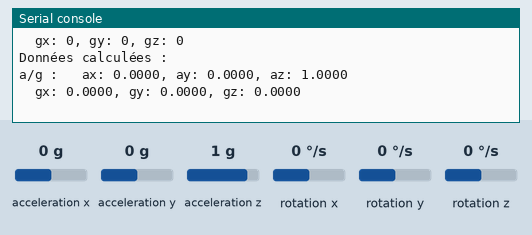
This program was run on a simulated Raspberry Pi Pico running MicroPython. Parts: the last lines printed to the serial console. Inputs (shaded band) come from the test bench; at power-on: acceleration x 0 g, acceleration y 0 g, acceleration z 1 g, rotation x 0 °/s, rotation y 0 °/s, rotation z 0 °/s. Library files of the repository ran but are not shown: mpu6050.py.

Above: at 2.3 s.
2.4 s: acceleration x set to -1.4 g
At 3.7 s:
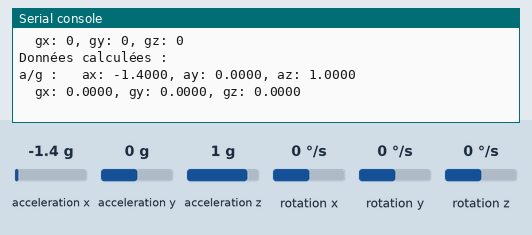
3.9 s: acceleration y set to -1.4 g
At 4.8 s:
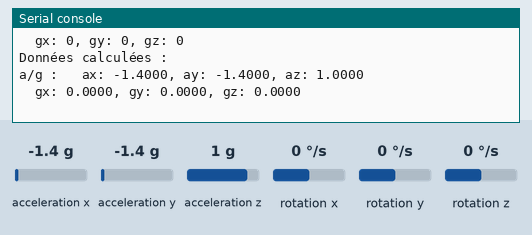
5.4 s: acceleration z set to -1.4 g
At 6.5 s:
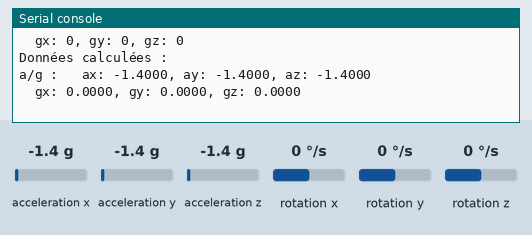
6.9 s: rotation x set to -192 °/s
At 7.9 s:
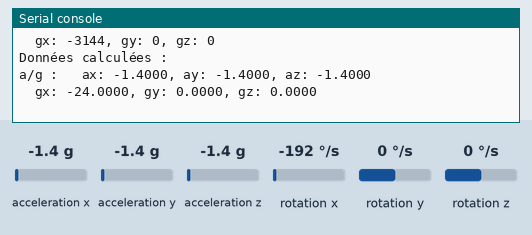
8.4 s: rotation y set to -192 °/s
At 9.9 s:
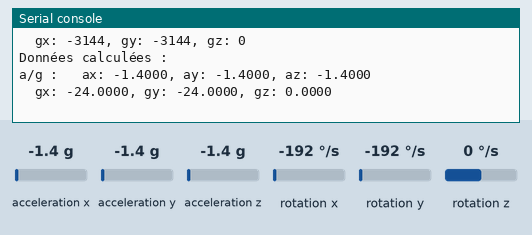
Timing chart, 0 to 10.9 s (numbered marks = the images above; inputs shaded):
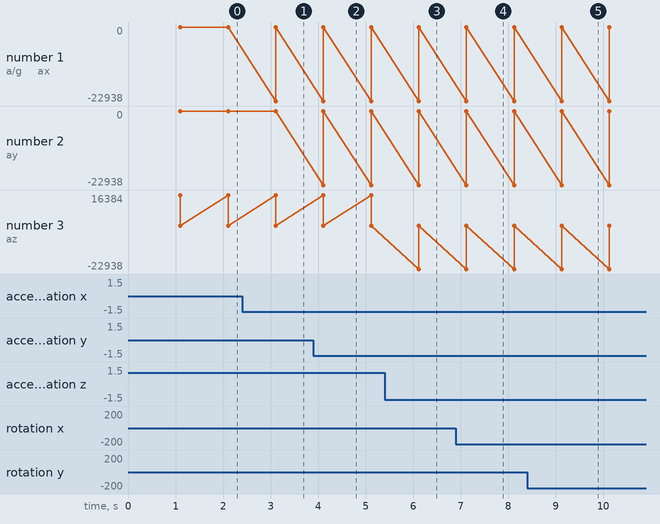

Measured:
- after the input at 2.4 s, the serial console: prints a new line after 0.71 s (image 1)
- after the input at 3.9 s, the serial console: prints a new line after 0.21 s (image 2)
- after the input at 5.4 s, the serial console: prints a new line after 0.72 s (image 3)
- after the input at 6.9 s, the serial console: prints a new line after 0.22 s (image 4)
- after the input at 8.4 s, the serial console: prints a new line after 0.73 s (image 5)
- plotted number 1: 0 → -1.4 after the input at 2.4 s

The program:

mpu6050_sensor.py
```python
from mpu6050 import MPU6050
import time

G = 9.8
mpu = MPU6050(1, 15, 14)  # bus(1), SCL(GP15), SDA(GP14)
mpu.MPU_Init()  # Initialiser le MPU6050
time.sleep(1)  # Attente pour que le MPU6050 soit stable

if __name__ == "__main__":
    try:
        while True:
            accel = mpu.MPU_Get_Accelerometer()  # Obtenir les valeurs d'accélération
            gyro = mpu.MPU_Get_Gyroscope()  # Obtenir les valeurs du gyroscope
            print("Données brutes : ")
            print("a/g : \tax: %d, ay: %d, az: %d\n\tgx: %d, gy: %d, gz: %d"
                  % (accel[0], accel[1], accel[2], gyro[0], gyro[1], gyro[2]))
            print("Données calculées : ")
            print("a/g : \tax: %0.4f, ay: %0.4f, az: %0.4f\n\tgx: %0.4f, gy: %0.4f, gz: %0.4f\n"
                  % (accel[0] / 16384, accel[1] / 16384, accel[2] / 16384, gyro[0] / 131, gyro[1] / 131, gyro[2] / 131))
            time.sleep(1)
    except KeyboardInterrupt:
        print("Arrêté par l'utilisateur.")
```
